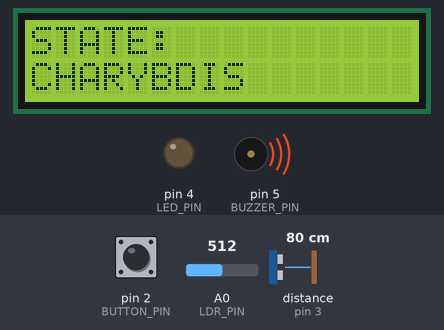
The sketch below on a simulated Arduino Uno, built with avr-gcc and run on an emulated ATmega328P. Parts: 16×2 character LCD, output pins drawn as LEDs (lit = HIGH), buzzer (waves = sounding). Wiring (inferred from the names in the program): ultrasonic range finder: trigger pin 6; echo pin 3. Dashed ring = blinking. The inputs (shaded band) are chosen by the test bench; at power-on: distance to the obstacle (sensor on pin 3) 80 cm, A0 (LDR_PIN) = 512, pin 2 (BUTTON_PIN) HIGH. The echo pulse lasts 58.3 µs per cm; pins used as bus, display or sensor lines are not drawn; what the sketch prints to the serial monitor is not drawn.

Above: at 1.2 s.
1.3 s: distance to the obstacle (sensor on pin 3) set to 96 cm
4.3 s: distance to the obstacle (sensor on pin 3) set to 106 cm
At 4.9 s:
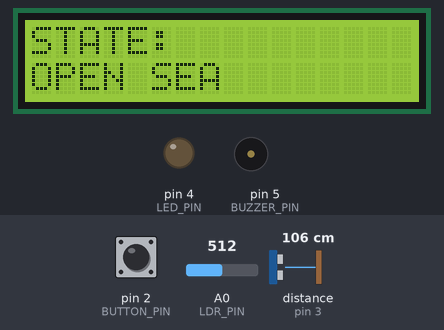
5.8 s: A0 (LDR_PIN) set to 927
8.8 s: A0 (LDR_PIN) set to 956
At 8.97 s:
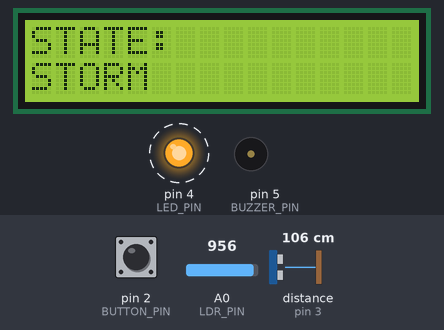
11.1 s: pin 2 (BUTTON_PIN) pulled LOW for 0.15 s
At 11.8 s:
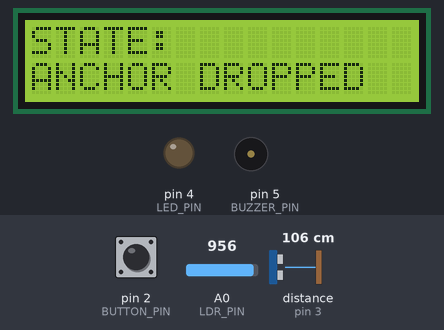
12.7 s: pin 2 (BUTTON_PIN) pulled LOW for 1 s
At 19.0 s:
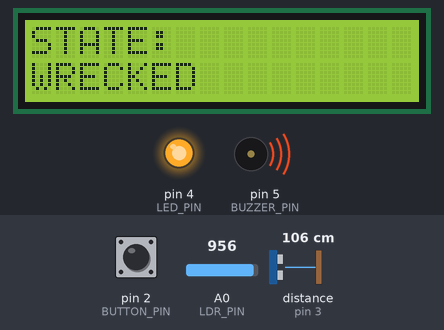
Timing chart, 0 to 19.3 s (numbered marks = the images above; inputs shaded):
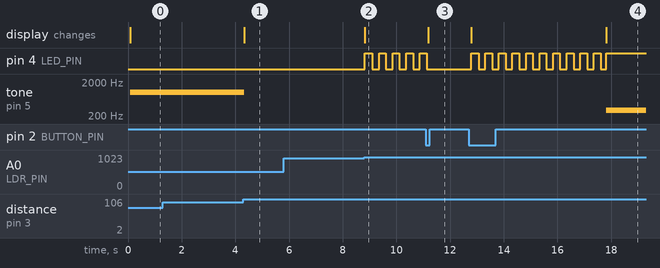

Measured:
- the behaviour switches between 100 and 101 cm on distance to the obstacle (sensor on pin 3) (found by bisection; images 0 and 1)
- the behaviour switches between 940 and 941 on A0 (LDR_PIN) (found by bisection; images 1 and 2)
- after the input at 1.3 s, every drawn part: stays the same
- after the input at 4.3 s, pin 4 (LED_PIN): stays LOW (without the input it goes to HIGH after 0.79 s); tone on pin 5 (BUZZER_PIN): 1000 Hz → silent at once; the display: changes at once (image 1)
- after the input at 5.8 s, every drawn part: stays the same
- after the input at 8.8 s, pin 4 (LED_PIN): alternates HIGH for 0.25 s and LOW for 0.25 s, starting at once; the display: changes at once (image 2)
- after the input at 11.1 s, pin 4 (LED_PIN): goes on until 11.1 s, then stays LOW; the display: changes after 0.09 s (image 3)
- after the input at 12.7 s, pin 4 (LED_PIN): alternates HIGH for 0.25 s and LOW for 0.25 s, 21 changes in all, then stays HIGH, starting after 0.09 s; tone on pin 5 (BUZZER_PIN): silent → 300 Hz after 5.1 s; the display: first changes after 0.09 s (image 4 shows a later state)

The sketch:

Task2_code.ino
```cpp
/*Name: Priyankar Das
  ID: 2026A4PS1208H
  Task 2: Odysseus Monitoring System - State Machine
*/

#include <LiquidCrystal.h>

//Pin definitions
const int BUTTON_PIN = 2;
const int ECHO_PIN    = 3;
const int LED_PIN     = 4;
const int BUZZER_PIN  = 5;
const int TRIG_PIN    = 6;
const int LCD_RS = 7, LCD_E = 8, LCD_D4 = 9, LCD_D5 = 10, LCD_D6 = 11, LCD_D7 = 12;
const int LDR_PIN = A0;

LiquidCrystal lcd(LCD_RS, LCD_E, LCD_D4, LCD_D5, LCD_D6, LCD_D7);

// State Definitions
enum ShipState { OPEN_SEA, ANCHOR_DROPPED, STORM, CHARYBDIS, WRECKED };

// Function Prototypes
void updateDisplay(ShipState state);
void updateLED(ShipState state);
void updateBuzzer(ShipState state);
void handleButtonPress(bool stormCondition, bool charybdisCondition);
void updateStateFromSensors(bool stormCondition, bool charybdisCondition);
bool checkButtonPressed();
long readDistanceCM();

// Tunable thresholds
const int LIGHT_THRESHOLD    = 83;  // 1023 = full light, < 512 IS NOT storm halfway point but rather it is around 83
const int DISTANCE_THRESHOLD = 100;
const unsigned long WRECK_TIME_MS  = 5000;  // continuous danger before wrecking
const unsigned long BLINK_INTERVAL = 250;   // LED blink rate while in STORM
const unsigned long DEBOUNCE_DELAY = 50;    // ms, standard button debounce window

// State Variables
ShipState currentState = OPEN_SEA;
unsigned long dangerStartTime = 0;

// Button debounce state
int lastRawReading    = HIGH;
int stableButtonState = HIGH;
unsigned long lastDebounceTime = 0;

void setup() {
  pinMode(BUTTON_PIN, INPUT_PULLUP);
  pinMode(LED_PIN, OUTPUT);
  pinMode(BUZZER_PIN, OUTPUT);
  pinMode(TRIG_PIN, OUTPUT);
  pinMode(ECHO_PIN, INPUT);

  lcd.begin(16, 2);
  Serial.begin(9600);

  updateDisplay(currentState);
}

void loop() {
  // 1. Sense the world (Inverted reading)
  int   lightValue = 1023 - analogRead(LDR_PIN);
  long distanceCm  = readDistanceCM();

  bool stormCondition     = (lightValue < LIGHT_THRESHOLD);
  bool charybdisCondition = (distanceCm  < DISTANCE_THRESHOLD);

  // 2. Sense the button
  bool pressed = checkButtonPressed();

  // 3. Decide the next state
  if (currentState != WRECKED) {
    if (pressed) {
      handleButtonPress(stormCondition, charybdisCondition);
    } else {
      updateStateFromSensors(stormCondition, charybdisCondition);
    }
  }

  // 4. Drive the outputs
  updateDisplay(currentState);
  updateLED(currentState);
  updateBuzzer(currentState);

  // Debug monitor
  Serial.print("light="); Serial.print(lightValue);
  Serial.print(" dist=");  Serial.print(distanceCm);
  Serial.print(" state="); Serial.println(currentState);

  delay(20);
}

//
void handleButtonPress(bool stormCondition, bool charybdisCondition) {
  if (currentState != ANCHOR_DROPPED) {
    currentState = ANCHOR_DROPPED;
  } else {
    if (stormCondition) {
      currentState = STORM;
      dangerStartTime = millis();
    } else if (charybdisCondition) {
      currentState = CHARYBDIS;
      dangerStartTime = millis();
    } else {
      currentState = OPEN_SEA;
    }
  }
}

//
void updateStateFromSensors(bool stormCondition, bool charybdisCondition) {
  switch (currentState) {
    case OPEN_SEA:
      if (stormCondition) {
        currentState = STORM;
        dangerStartTime = millis();
      } else if (charybdisCondition) {
        currentState = CHARYBDIS;
        dangerStartTime = millis();
      }
      break;

    case STORM:
      if (!stormCondition) {
        currentState = OPEN_SEA;
      } else if (millis() - dangerStartTime >= WRECK_TIME_MS) {
        currentState = WRECKED;
      }
      break;

    case CHARYBDIS:
      if (!charybdisCondition) {
        currentState = OPEN_SEA;
      } else if (millis() - dangerStartTime >= WRECK_TIME_MS) {
        currentState = WRECKED;
      }
      break;

    case ANCHOR_DROPPED:
    case WRECKED:
      break;
  }
}

//
bool checkButtonPressed() {
  int reading = digitalRead(BUTTON_PIN);
  bool pressedEvent = false;

  if (reading != lastRawReading) {
    lastDebounceTime = millis();
  }

  if ((millis() - lastDebounceTime) > DEBOUNCE_DELAY) {
    if (reading != stableButtonState) {
      stableButtonState = reading;
      if (stableButtonState == LOW) {
        pressedEvent = true;
      }
    }
  }

  lastRawReading = reading;
  return pressedEvent;
}

//
long readDistanceCM() {
  digitalWrite(TRIG_PIN, LOW);
  delayMicroseconds(2);
  digitalWrite(TRIG_PIN, HIGH);
  delayMicroseconds(10);
  digitalWrite(TRIG_PIN, LOW);

  long duration = pulseIn(ECHO_PIN, HIGH, 30000);
  if (duration == 0) return 999;

  return duration * 0.0343 / 2;
}

//
void updateDisplay(ShipState state) {
  static ShipState lastShown = WRECKED;
  static bool firstCall = true;

  if (!firstCall && state == lastShown) return;
  firstCall = false;
  lastShown = state;

  lcd.clear();
  lcd.setCursor(0, 0);
  lcd.print("STATE:");
  lcd.setCursor(0, 1);
  switch (state) {
    case OPEN_SEA:       lcd.print("OPEN SEA");       break;
    case ANCHOR_DROPPED: lcd.print("ANCHOR DROPPED"); break;
    case STORM:          lcd.print("STORM");          break;
    case CHARYBDIS:      lcd.print("CHARYBDIS");      break;
    case WRECKED:        lcd.print("WRECKED");        break;
  }
}

//
void updateLED(ShipState state) {
  static unsigned long lastBlink = 0;
  static bool ledOn = false;

  if (state == STORM) {
    if (millis() - lastBlink >= BLINK_INTERVAL) {
      lastBlink = millis();
      ledOn = !ledOn;
      digitalWrite(LED_PIN, ledOn);
    }
  } else if (state == WRECKED) {
    digitalWrite(LED_PIN, HIGH);
  } else {
    digitalWrite(LED_PIN, LOW);
    ledOn = false;
  }
}

//
void updateBuzzer(ShipState state) {
  if (state == CHARYBDIS) {
    tone(BUZZER_PIN, 1000);
  } else if (state == WRECKED) {
    tone(BUZZER_PIN, 300);
  } else {
    noTone(BUZZER_PIN);
  }
}
```
